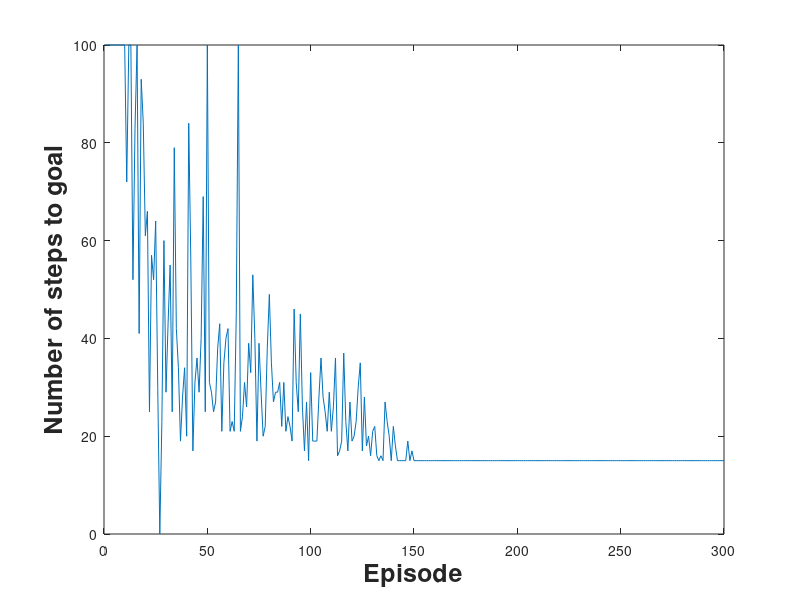

Recreate this plot in MATLAB.
clc;
clear all
close all

alpha   = 0.5;
gamma   = 0.9;
eps     = 0;

% Possible actions:
UP              = 1;
DOWN            = 2;
RIGHT           = 3;
LEFT            = 4;
actionList      = [UP;DOWN;RIGHT;LEFT];

WIND            = [0,0,0,1,1,1,2,2,1,0];
STARTSTATE      = [4,1];
GOALSTATE       = [4,8];

Nver            = 7;   % Number of states in vertical direction
Nhor            = 10;  % Number of states in horizontal direction

Q               = zeros(Nver,Nhor,size(actionList,1));

Policy          = randi(size(actionList,1),Nver,Nhor);
allK            = zeros(300,1);

for Episode = 1:300
    
    % Episode:
    episodeLength       = 100;
    
    % Start at random state:
    state           	= STARTSTATE;
    
    % Action according to current policy:
    actionIdx           = Policy(state(1,1),state(1,2));
    
    action              = actionList(actionIdx);
    
    for k=1:episodeLength
        
        if state(1,1)==GOALSTATE(1,1) && state(1,2)==GOALSTATE(1,2)
            allK(Episode) = k-1; % reached previous timestep
            break
        end
        
        % Update state:
        newState = state;
        
        if action==UP
            
            newState(1,1) = newState(1,1)-1;
            
        elseif action==DOWN
            
            newState(1,1) = newState(1,1)+1;
            
        elseif action==LEFT
            
            newState(1,2) = newState(1,2)-1;
            
        elseif action==RIGHT
            
            newState(1,2) = newState(1,2)+1;
            
        else
            error('Unkmown action')
        end
        
        % Wind effects:
        newState(1,1) = newState(1,1)-WIND(state(1,2));
        
        % Out if bounds checking:
        if newState(1,1)<1
            newState(1,1)=1;
        end
        if newState(1,1)>Nver
            newState(1,1)=Nver;
        end
        if newState(1,2)<1
            newState(1,2)=1;
        end
        if newState(1,2)>Nhor
            newState(1,2)=Nhor;
        end
        
        % Reward:
        if newState(1,1)==GOALSTATE(1,1) && newState(1,2)==GOALSTATE(1,2)
            reward=1;
        else
            reward=-1;
        end
        
        % Action according to current policy:
        newActionIdx       = Policy(newState(1,1),newState(1,2));
        
        newAction          = actionList(newActionIdx);
        
        % Update state-action values:
        Q(state(1,1),state(1,2),actionIdx) = Q(state(1,1),state(1,2),actionIdx)+alpha*(reward+gamma*Q(newState(1,1),newState(1,2),newActionIdx)-Q(state(1,1),state(1,2),actionIdx));
        
        % Update Policy:
        if rand<eps
            Policy(state(1,1),state(1,2))     = randi(size(actionList,1),1,1);
        else
            dummy(:,:)                        = Q(state(1,1),state(1,2),:);
            [~,Policy(state(1,1),state(1,2))] = max(dummy);
            clear dummy;
        end
        
        % Update state and action:
        state               = newState;
        
        actionIdx           = newActionIdx;
        
        action              = newAction;
        
    end
    if state(1,1)~=GOALSTATE(1,1) || state(1,2)~=GOALSTATE(1,2)
        allK(Episode) = episodeLength;
    end
    
end

Policy


% Plot Q:
% figure
% surf(Q)
% xlabel('Action','FontSize',18,'FontWeight','bold')
% ylabel('State','FontSize',18,'FontWeight','bold')
% zlabel('Q','FontSize',18,'FontWeight','bold')
% title('SARSA','FontSize',18,'FontWeight','bold')

figure
plot(allK)

xlabel('Episode','FontSize',18,'FontWeight','bold')
ylabel('Number of steps to goal','FontSize',18,'FontWeight','bold')

%Plot Value Function and policy
% [V,I] = max(Q,[],3);
% 
% figure
% surf(V)
% 
% figure
% surf(I)

